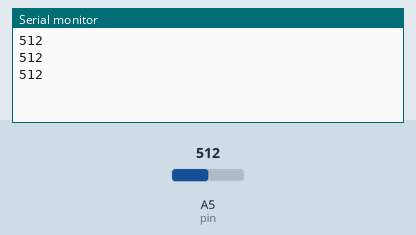
A sketch run on a simulated Arduino Uno, built with avr-gcc and run on an emulated ATmega328P. On the bench: the last lines printed to the serial monitor. Inputs (shaded band) come from the test bench; at power-on: A5 (pin) = 512.

Above: at 1.3 s.
1.4 s: A5 (pin) set to 716
At 1.9 s:
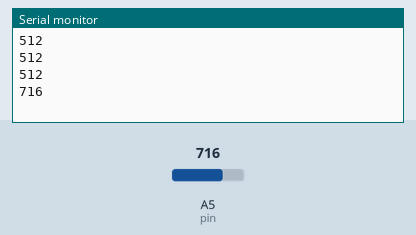
2.9 s: A5 (pin) set to 900
At 3.4 s:
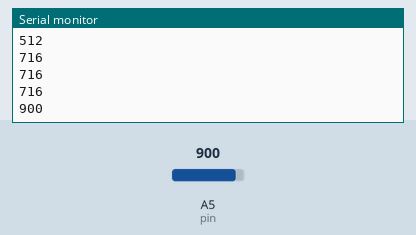
Timing chart, 0 to 5.9 s (numbered marks = the images above; inputs shaded):
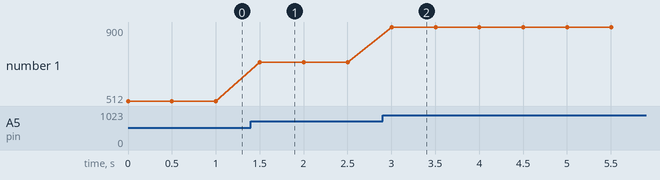

Measured:
- after the input at 1.4 s, the serial monitor: prints a new line after 0.10 s (image 1)
- after the input at 2.9 s, the serial monitor: prints a new line after 0.10 s (image 2)
- plotted number 1: 512 → 716 after the input at 1.4 s, 716 → 900 after the input at 2.9 s

The sketch:

ldr.ino
```cpp
#define pin A5

void setup() {
  Serial.begin (9600);
  pinMode(pin, INPUT);
}

void loop() {
  int light = analogRead(pin);
  Serial.println(light);
  delay(500);
}
```
